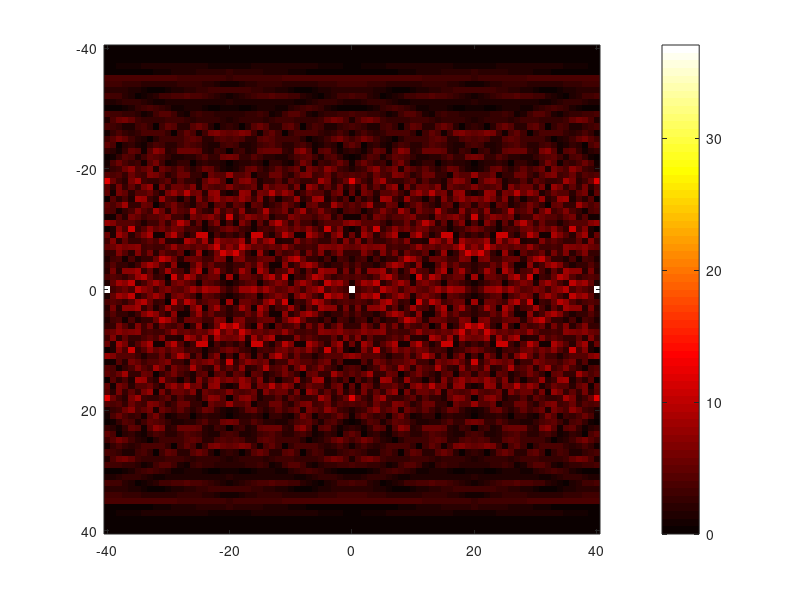
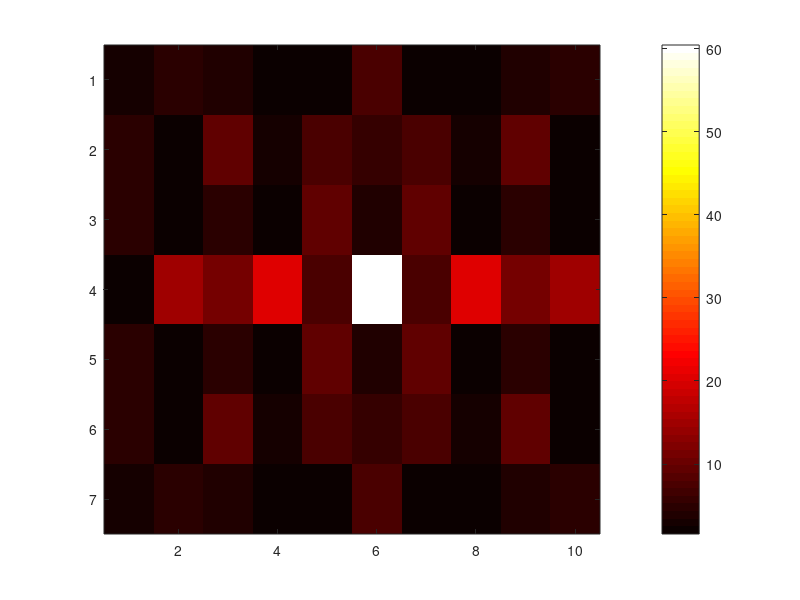
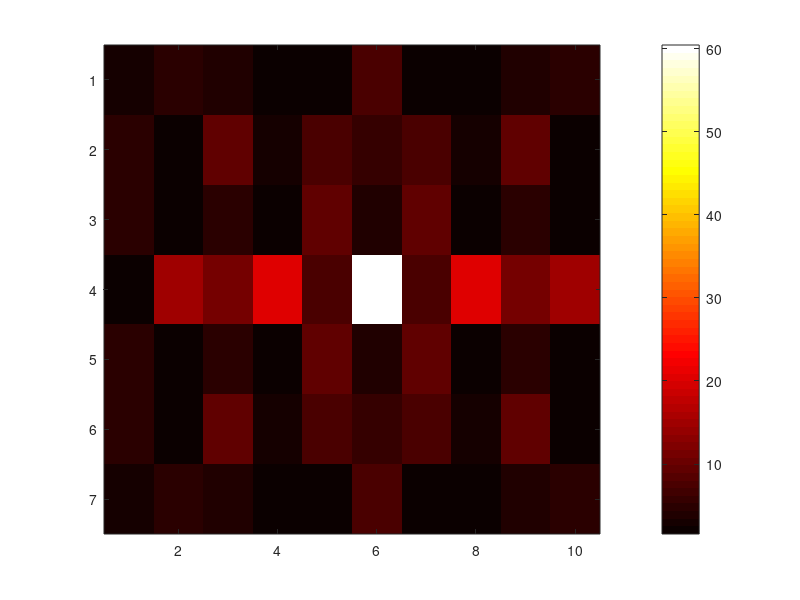

The MATLAB source for these figures, in order:
close all; clear; clc;
%----------------------------------------------------------------------------------------%
%% Version bruta y literal de CAF
N = 40; 

xe = randn(1, N)*exp(1j*2*pi*2); 
xr = xe; 

psi = zeros(2*N+1, 2*N+1);

for m = 1:2*N+1
    for k = 1:2*N+1    
        for n = 0:N-1
            if(n-(m-1-N)>= 0 && n-(m-1-N) <= N-1)         
                psi(m, k) = psi(m, k) + xe(n+1) * conj(xr(n-(m-1-N)+1)) * exp(-1j * 2 * pi * (k-1-N) * n / N);
            end
        end        
    end    
end
figure(1)
R = -N:N;
colormap('hot');
imagesc(R,R,abs(psi));
colorbar

%----------------------------------------------------------------------------------------%
%% Primer intento alg Batches
N = 40; 

xe = randn(1, N); 
xr = xe; 

figure(2)
Np = 4;
xe_b = reshape(xe, [Np, N/Np]);
xr_b = reshape(xr, [Np, N/Np]);

D = zeros(2*Np - 1, N/Np);
tic
for j = 1:N/Np 
    D(:,j) = xcorr(xe_b(:,j),xr_b(:,j));
end


psi_b = fft(D,[],2);
psi_b = fftshift(psi_b,2);
toc
colormap('hot');
imagesc(abs(psi_b));
colorbar

%----------------------------------------------------------------------------------------%
%% Segundo intento alg Batches
tic
D_aux_f = ifft(fft(xe_b,2*Np-1,1) .* conj(fft(xr_b,2*Np-1,1)));
D_aux_f = fftshift(D_aux_f, 1);
psi_b = fft(D_aux_f,[],2);
psi_b = fftshift(psi_b,2);
toc

%más óptimo, aprobecha mas la complejidad de fft / ifft

figure(3)
colormap('hot');
imagesc(abs(psi_b));
colorbar
